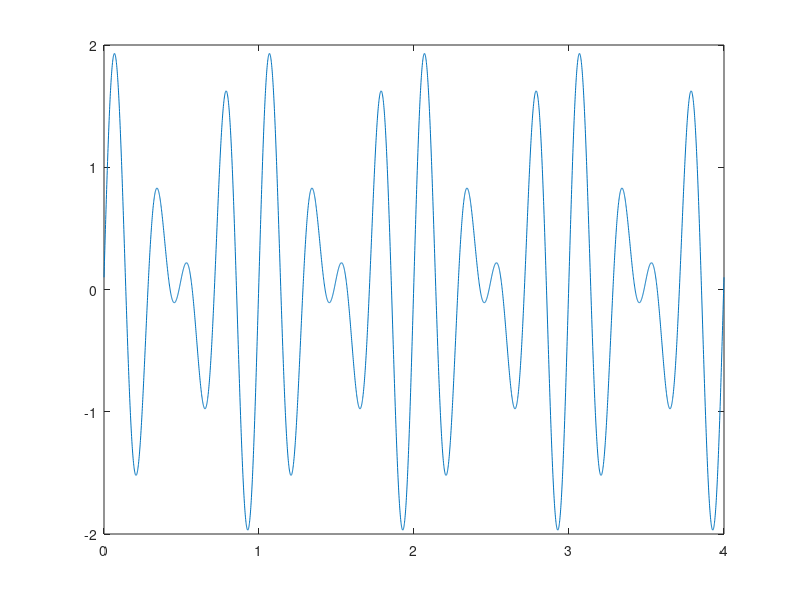

The MATLAB script that drew this image:
fx = (6*pi)/(2*pi);
fy = (8*pi)/(2*pi);
f0 = gcd(fx,fy);

T = 1/f0;

t = 0:0.001:4*T;

x=sin(6*pi*t);
y=sin(8*pi*t+0.1);
w=x+y;

plot(t,w)